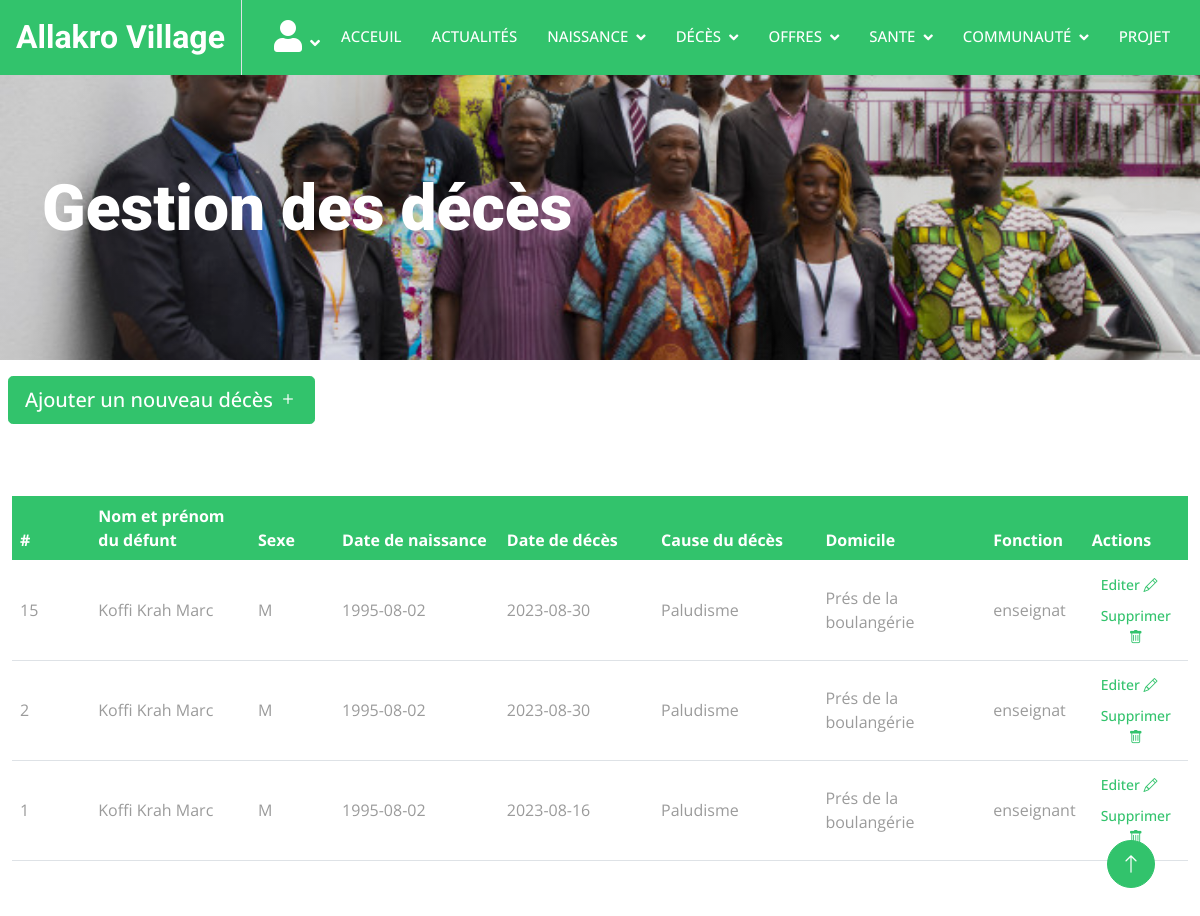
/Admin/index.php?action=deces/deces (signed in), run on the app's committed database.
### tables this page shows
CREATE TABLE `deces` (
  `id_dec` int(11) NOT NULL,
  `nom_dec` varchar(20) DEFAULT NULL,
  `pren_dec` varchar(50) DEFAULT NULL,
  `sexe_dec` varchar(20) DEFAULT NULL,
  `date_nais_dec` date DEFAULT NULL,
  `date_dec` date DEFAULT NULL,
  `lieu_dec` varchar(150) DEFAULT NULL,
  `cause_dec` varchar(150) DEFAULT NULL,
  `nom_parent` varchar(20) DEFAULT NULL,
  `pren_parent` varchar(50) DEFAULT NULL,
  `lieu_habit_dec` varchar(150) DEFAULT NULL,
  `fonct_dec` varchar(50) DEFAULT NULL
);

### Admin/src/controllers/deces/deces.php (called while the page is built, shortened)
<?php
require_once('./src/models/deces.php');
class Deces
{
    public function execute()
    {
        $DecesRepository = new DecesRepository;
        $DecesRepository->connection = new DatabaseConnection;
        $deces = $DecesRepository->getDeces();
        require('./templates/deces/deces.php');
    }
}

### Admin/src/lib/bdConnection.php (called while the page is built, shortened)
<?php
class databaseConnection
{
    public ?\PDO $connection = null;
    public function getConnection(): \PDO
    {
        if($this->connection === null){
            $this->connection = new \PDO("mysql:host=localhost; dbname=gestion_acteurs; charset=utf8", "root", "");
        }
        return $this->connection;
    }
}
?>

### Admin/src/models/deces.php (called while the page is built, shortened)
<?php
class DecesRepository
{
    public DatabaseConnection $connection;
    public function getDeces(): array
    {
        $statement = $this->connection->getConnection()->prepare('SELECT * FROM `deces` ORDER BY id_dec DESC');
        $statement->execute();
        $decess = [];
        while (($row = $statement->fetch())) {
            $deces = new Deces();
            $deces->idDec = $row['id_dec'];
            $deces->nomDec = $row['nom_dec'];
            $deces->prenDec = $row['pren_dec'];
            $deces->sexDec = $row['sexe_dec'];
            $deces->dateNaisDec = $row['date_nais_dec'];
            $deces->dateDec = $row['date_dec'];
            $deces->lieuDec = $row['lieu_dec'];
            $deces->causeDec = $row['cause_dec'];
            $deces->nomParent = $row['nom_parent'];
            $deces->prenParent = $row['pren_parent'];
            $deces->lieuHabDec = $row['lieu_habit_dec'];
            $deces->fonctDec = $row['fonct_dec'];
            $decess[] = $deces;
        }
        return $decess;
    }
}

### Admin/templates/deces/deces.php (shortened to what this page needs)
<div class="container-fluid page-header py-5 mb-3">
    <div class="container py-5">
        <h1 class="display-3 text-white mb-3 animated slideInDown">Gestion des décès</h1>
    </div>
</div>
<button type="button" class="btn btn-primary btn-lg ms-lg-2 ms-2 animated slideInLeft" data-bs-toggle="modal"
    data-bs-target="#createArticle">
    Ajouter un nouveau décès <i class="bi bi-plus"></i>
</button>
<div class="container-fluid py-5">
    <div class="row">
        <div class="col-md-12 col-lg-12 offset-lg- py-4">
            <table class="table align-middle mb-0 bg-white">
                <thead class="bg-primary text-white">
                    <tr>
                        <th class="col-1">#</th>
                        <th class="col-2">Nom et prénom du défunt</th>
                        <th class="col-1">Sexe</th>
                        <th class="col-2">Date de naissance</th>
                        <th class="col-2">Date de décès</th>
                        <th class="col-2">Cause du décès</th>
                        <th class="col-2">Domicile</th>
                        <th class="col-2">Fonction</th>
                        <th class="col-2">Actions</th>
                    </tr>
                </thead>
                <tbody>
                    <?php foreach ($deces as $dece): ?>
                        <tr class="text-start">
                            <td>
                                <?= $dece->idDec; ?>
                            </td>
                            <td>
                                <?= $dece->nomDec; ?>
                                <?= $dece->prenDec; ?>
                            </td>
                            <td>
                                <?= $dece->sexDec; ?>
                            </td>
                            <td>
                                <?= $dece->dateNaisDec; ?>
                            </td>
                            <td>
                                <?= $dece->dateDec; ?>
                            </td>
                            <td>
                                <?= $dece->causeDec; ?>
                            </td>
                            <td>
                                <?= $dece->lieuHabDec; ?>
                            </td>
                            <td>
                                <?= $dece->fonctDec; ?>
                            </td>
                            <td>
                            <button type="button" class="btn btn-link btn-sm btn-rounded">
                                    <a href="#edit<?= $dece->idDec ?>" data-bs-toggle="modal">Editer <i
                                            class="bi bi-pencil"></i></a>
                                </button>
                                <button type="button" class="btn btn-link btn-sm btn-rounded">
                                    <a href="#delete<?= $dece->idDec ?>" data-bs-toggle="modal">Supprimer <i
                                            class="bi bi-trash"></i></a>
                                </button>
                            </td>
                        </tr>
                    <?php endforeach; ?>
                </tbody>
            </table>
        </div>
    </div>
</div>
<?php require('templates/layout.php') ?>

### Admin/assets/css/style.css (style rules this page uses)
:root { --primary: #32C36C; --light: #F6F7F8; --dark: #1A2A36; }
.btn { font-weight: 500; transition: .5s; }
.btn.btn-primary, .btn.btn-outline-primary:hover { color: #FFFFFF; }
.page-header { background: linear-gradient(rgba(0, 0, 0, .1), rgba(0, 0, 0, .1)), url(../img/carousel-1.jpg) center center no-repeat; background-size: cover; }

### data on the page
deces: id_dec "15", nom_dec "Koffi", pren_dec "Krah Marc", sexe_dec "M", date_nais_dec "1995-08-02", date_dec "2023-08-30", cause_dec "Paludisme", lieu_habit_dec "Prés de la boulangérie", fonct_dec "enseignat"
deces: id_dec "2", nom_dec "Koffi", pren_dec "Krah Marc", sexe_dec "M", date_nais_dec "1995-08-02", date_dec "2023-08-30", cause_dec "Paludisme", lieu_habit_dec "Prés de la boulangérie", fonct_dec "enseignat"
deces: id_dec "1", nom_dec "Koffi", pren_dec "Krah Marc", sexe_dec "M", date_nais_dec "1995-08-02", date_dec "2023-08-16", cause_dec "Paludisme", lieu_habit_dec "Prés de la boulangérie", fonct_dec "enseignant"
